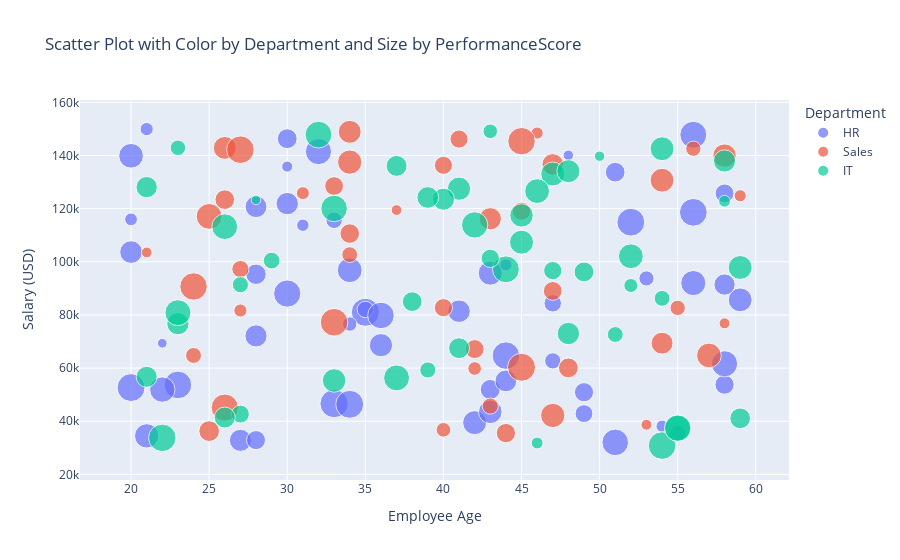

The notebook cell saved with this chart:
### Markdown cell above
# 4. SCATTER PLOT WITH COLOR AND SIZE
We can enhance our scatter plot by coloring points by Department
and scaling the marker size by PerformanceScore.
This allows us to visualize three variables in a 2D plot.

### Code cell
fig_color_size = px.scatter(
    df,
    x="Age",
    y="Salary",
    color="Department",
    size="PerformanceScore",
    title="Scatter Plot with Color by Department and Size by PerformanceScore",
    labels={
        "Age": "Employee Age",
        "Salary": "Salary (USD)",
        "PerformanceScore": "Performance Score",
    },
    hover_data=["Department", "PerformanceScore"],
)
fig_color_size.show()

### Figure 1 — Plotly figure (JSON) as saved in the notebook; plotly's stock layout.template omitted (floating-point values rounded to 4 significant figures)
{"data": [{"customdata": [["HR", 4.59], ["HR", 7.7], ["HR", 7.2], ["HR", 1.52], ["HR", 9.24], ["HR", 4.98], ["HR", 3.16], ["HR", 6.91], ["HR", 1.83], ["HR", 3.8], ["HR", 9.82], ["HR", 2.58], ["HR", 1.15], ["HR", 7.87], ["HR", 5.18], ["HR", 9.54], ["HR", 3.35], ["HR", 6.73], ["HR", 7.09], ["HR", 2.16], ["HR", 2.86], ["HR", 3.35], ["HR", 7.24], ["HR", 9.43], ["HR", 1.35], ["HR", 9.71], ["HR", 5.93], ["HR", 6.12], ["HR", 7.58], ["HR", 6.22], ["HR", 8.8], ["HR", 6.06], ["HR", 4.4], ["HR", 4.51], ["HR", 1.9], ["HR", 9.63], ["HR", 9.61], ["HR", 1.83], ["HR", 6.42], ["HR", 8.03], ["HR", 2.02], ["HR", 9.96], ["HR", 5.91], ["HR", 9.72], ["HR", 8.53], ["HR", 8.8], ["HR", 8.55], ["HR", 4.83], ["HR", 4.57], ["HR", 9.03], ["HR", 5.62], ["HR", 6.33], ["HR", 7.37], ["HR", 3.97], ["HR", 4.91], ["HR", 3.28]], "hovertemplate": "Department=%{customdata[0]}<br>Employee Age=%{x}<br>Salary (USD)=%{y}<br>Performance Score=%{customdata[1]}<extra></extra>", "legendgroup": "HR", "marker": {"color": "#636efa", "size": [4.59, 7.7, 7.2, 1.52, 9.24, 4.98, 3.16, 6.91, 1.83, 3.8, 9.82, 2.58, 1.15, 7.87, 5.18, 9.54, 3.35, 6.73, 7.09, 2.16, 2.86, 3.35, 7.24, 9.43, 1.35, 9.71, 5.93, 6.12, 7.58, 6.22, 8.8, 6.06, 4.4, 4.51, 1.9, 9.63, 9.61, 1.83, 6.42, 8.03, 2.02, 9.96, 5.91, 9.72, 8.53, 8.8, 8.55, 4.83, 4.57, 9.03, 5.62, 6.33, 7.37, 3.97, 4.91, 3.28], "sizemode": "area", "sizeref": 0.0249, "symbol": "circle"}, "mode": "markers", "name": "HR", "orientation": "v", "showlegend": true, "type": "scatter", "x": [58, 34, 42, 30, 30, 43, 55, 43, 44, 47, 35, 34, 22, 56, 28, 23, 33, 36, 59, 21, 53, 35, 43, 44, 48, 20, 44, 28, 20, 30, 36, 27, 58, 28, 31, 52, 56, 54, 20, 22, 20, 33, 28, 34, 32, 51, 58, 51, 49, 56, 58, 41, 21, 49, 30, 47], "xaxis": "x", "y": [53776, 96842, 39474, 135830, 88053, 51959, 35530, 43545, 98840, 84384, 81005, 76576, 69353, 92003, 95318, 53664, 115616, 68623, 85680, 149937, 93734, 82083, 95733, 64698, 140078, 52671, 55184, 72107, 139893, 121906, 79811, 32811, 125742, 32911, 113763, 114896, 118614, 38155, 103656, 51918, 115981, 46646, 120735, 46371, 141472, 32049, 61616, 133727, 50932, 147796, 91434, 81407, 34499, 42874, 146336, 62711], "yaxis": "y"}, {"customdata": [["Sales", 4.9], ["Sales", 2.66], ["Sales", 1.84], ["Sales", 7.57], ["Sales", 1.43], ["Sales", 2.08], ["Sales", 4.08], ["Sales", 1.85], ["Sales", 4.12], ["Sales", 6.85], ["Sales", 1.43], ["Sales", 9.4], ["Sales", 6.54], ["Sales", 9.5], ["Sales", 8.3], ["Sales", 2.93], ["Sales", 4.4], ["Sales", 6.56], ["Sales", 4.47], ["Sales", 4.07], ["Sales", 4.14], ["Sales", 4.76], ["Sales", 4.81], ["Sales", 6.18], ["Sales", 2.15], ["Sales", 3.25], ["Sales", 3.14], ["Sales", 5.81], ["Sales", 3.68], ["Sales", 1.48], ["Sales", 7.09], ["Sales", 5.98], ["Sales", 2.91], ["Sales", 9.52], ["Sales", 9.38], ["Sales", 9.77], ["Sales", 1.5], ["Sales", 7.35], ["Sales", 2.32], ["Sales", 3.1], ["Sales", 9.17], ["Sales", 5.34], ["Sales", 4.4], ["Sales", 7.35], ["Sales", 4.65]], "hovertemplate": "Department=%{customdata[0]}<br>Employee Age=%{x}<br>Salary (USD)=%{y}<br>Performance Score=%{customdata[1]}<extra></extra>", "legendgroup": "Sales", "marker": {"color": "#EF553B", "size": [4.9, 2.66, 1.84, 7.57, 1.43, 2.08, 4.08, 1.85, 4.12, 6.85, 1.43, 9.4, 6.54, 9.5, 8.3, 2.93, 4.4, 6.56, 4.47, 4.07, 4.14, 4.76, 4.81, 6.18, 2.15, 3.25, 3.14, 5.81, 3.68, 1.48, 7.09, 5.98, 2.91, 9.52, 9.38, 9.77, 1.5, 7.35, 2.32, 3.1, 9.17, 5.34, 4.4, 7.35, 4.65], "sizemode": "area", "sizeref": 0.0249, "symbol": "circle"}, "mode": "markers", "name": "Sales", "orientation": "v", "showlegend": true, "type": "scatter", "x": [48, 40, 59, 57, 21, 31, 41, 46, 40, 58, 37, 45, 26, 27, 25, 55, 33, 34, 42, 40, 45, 34, 26, 43, 27, 43, 24, 47, 27, 53, 54, 54, 56, 33, 24, 45, 58, 34, 42, 34, 26, 25, 47, 47, 44], "xaxis": "x", "y": [60080, 36776, 124856, 64766, 103530, 125839, 146183, 148451, 82733, 139953, 119474, 145386, 142859, 142181, 117092, 82662, 128506, 148906, 67157, 136308, 119045, 110623, 123384, 116202, 81663, 45708, 64754, 136642, 97270, 38680, 130689, 69384, 142561, 77254, 90713, 60306, 76843, 137512, 59855, 102694, 45151, 36295, 89040, 42183, 35539], "yaxis": "y"}, {"customdata": [["IT", 3.26], ["IT", 1.73], ["IT", 4.85], ["IT", 2.65], ["IT", 9.41], ["IT", 6.74], ["IT", 5.65], ["IT", 4.92], ["IT", 6.09], ["IT", 2.43], ["IT", 8.26], ["IT", 8.98], ["IT", 1.14], ["IT", 5.51], ["IT", 5.85], ["IT", 7.16], ["IT", 9.5], ["IT", 8.8], ["IT", 8.21], ["IT", 6.16], ["IT", 8.39], ["IT", 6.63], ["IT", 8.38], ["IT", 6.86], ["IT", 3.47], ["IT", 1.35], ["IT", 4.03], ["IT", 6.9], ["IT", 7.13], ["IT", 5.46], ["IT", 3.15], ["IT", 7.12], ["IT", 7.66], ["IT", 5.47], ["IT", 8.62], ["IT", 4.19], ["IT", 5.34], ["IT", 5.44], ["IT", 1.75], ["IT", 7.63], ["IT", 7.19], ["IT", 3], ["IT", 6.23], ["IT", 8.77], ["IT", 8.92], ["IT", 3.13], ["IT", 4.15], ["IT", 3.24], ["IT", 6.14]], "hovertemplate": "Department=%{customdata[0]}<br>Employee Age=%{x}<br>Salary (USD)=%{y}<br>Performance Score=%{customdata[1]}<extra></extra>", "legendgroup": "IT", "marker": {"color": "#00cc96", "size": [3.26, 1.73, 4.85, 2.65, 9.41, 6.74, 5.65, 4.92, 6.09, 2.43, 8.26, 8.98, 1.14, 5.51, 5.85, 7.16, 9.5, 8.8, 8.21, 6.16, 8.39, 6.63, 8.38, 6.86, 3.47, 1.35, 4.03, 6.9, 7.13, 5.46, 3.15, 7.12, 7.66, 5.47, 8.62, 4.19, 5.34, 5.44, 1.75, 7.63, 7.19, 3, 6.23, 8.77, 8.92, 3.13, 4.15, 3.24, 6.14], "sizemode": "area", "sizeref": 0.0249, "symbol": "circle"}, "mode": "markers", "name": "IT", "orientation": "v", "showlegend": true, "type": "scatter", "x": [27, 58, 38, 43, 22, 41, 21, 49, 40, 52, 26, 44, 28, 21, 39, 47, 54, 33, 55, 23, 23, 48, 37, 45, 29, 50, 27, 33, 59, 37, 54, 54, 52, 26, 42, 43, 59, 41, 46, 46, 45, 23, 48, 55, 32, 51, 47, 39, 58], "xaxis": "x", "y": [91373, 122787, 85016, 149101, 33748, 127504, 128098, 96199, 123557, 91087, 113211, 97172, 123264, 56736, 124209, 133041, 30854, 120084, 37392, 76717, 80859, 134095, 56309, 117455, 100467, 139751, 42688, 55342, 97863, 136081, 86250, 142547, 102082, 41411, 113879, 101295, 41111, 67504, 31802, 126601, 107371, 142893, 73016, 37400, 147858, 72642, 96690, 59299, 137941], "yaxis": "y"}], "layout": {"legend": {"itemsizing": "constant", "title": {"text": "Department"}, "tracegroupgap": 0}, "title": {"text": "Scatter Plot with Color by Department and Size by PerformanceScore"}, "xaxis": {"anchor": "y", "domain": [0, 1], "title": {"text": "Employee Age"}}, "yaxis": {"anchor": "x", "domain": [0, 1], "title": {"text": "Salary (USD)"}}}}
